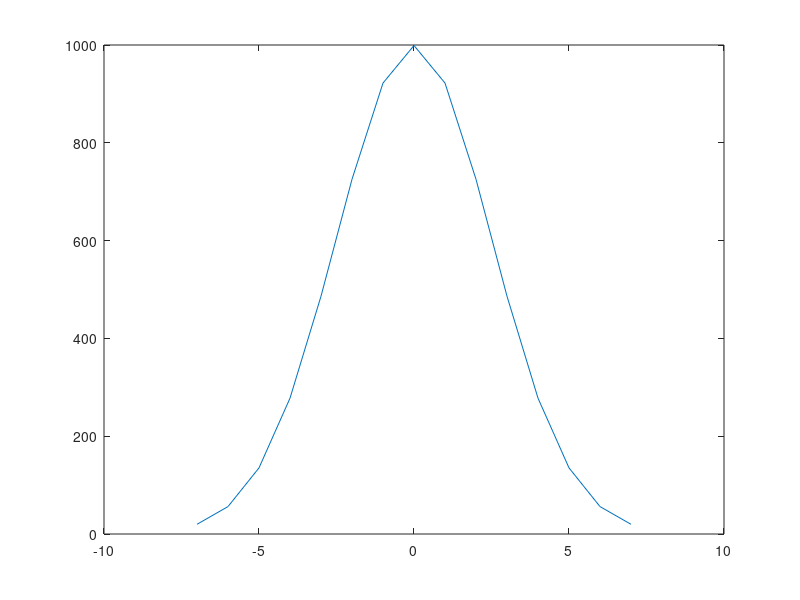

The MATLAB source for this figure:
%function [gaussian]= Gaussian1D(sigma)
sigma=1.2;

display(sigma);
X=ceil(-3*sigma):floor(3*sigma);
gaussian=exp(-1*(((X.^2))/(2*sigma.^2)));
gaussian=gaussian/sum(gaussian);
plot(X,gaussian);
display(X);

sigma=1.8;

display(sigma);
X=ceil(-3*sigma):floor(3*sigma);
gaussian=exp(-1*(((X.^2))/(2*sigma.^2)));
gaussian=gaussian/sum(gaussian);
plot(X,gaussian);
display(X);

sigma=2.5;

display(sigma);
X=ceil(-3*sigma):floor(3*sigma);
gaussian=exp(-1*(((X.^2))/(2*sigma.^2)));
gaussian=gaussian/sum(gaussian);
plot(X,gaussian);
display(X);

sigma=4;

display(sigma);
X=ceil(-3*sigma):floor(3*sigma);
gaussian=exp(-1*(((X.^2))/(2*sigma.^2)));
gaussian=gaussian/sum(gaussian);
plot(X,gaussian);
display(X);

sigma=2.5;

display(sigma);
X=ceil(-3*sigma):floor(3*sigma);
gaussian=exp(-1*(((X.^2))/(2*sigma.^2)));
gaussian=gaussian/sum(gaussian);
m=max(gaussian);
gaussian=gaussian*(999/m);                  


plot(X,gaussian);
display(X);


